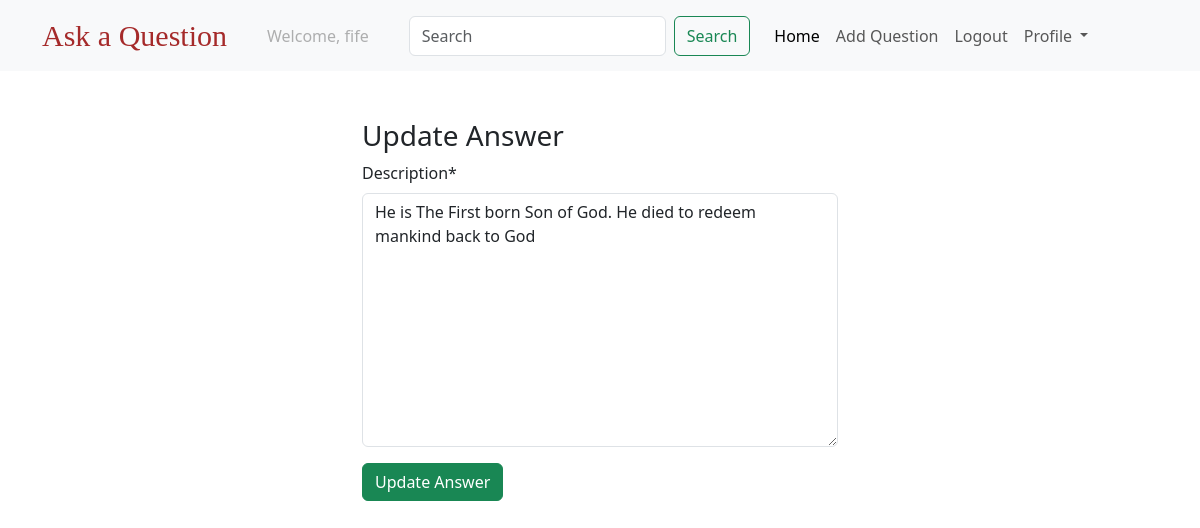
The page /answer/update/3/ (signed in) on the database its author committed.
### users/models.py (models this page shows)
class CustomUser(AbstractUser):
    pass

### questions/models.py (models this page shows, shortened)
class Answer(models.Model):
    created_at = models.DateTimeField(auto_now_add=True)
    description = models.TextField()
    question = models.ForeignKey(Question, on_delete=models.CASCADE,
                                 related_name="answers")
    author = models.ForeignKey(settings.AUTH_USER_MODEL,
                               on_delete=models.CASCADE)

### questions/views.py (the view)
# urls.py: path('answer/update/<int:id>/', update_answer, name='update_answer'),
def update_answer(request, id):
    answer = get_object_or_404(Answer, id=id)
    form = AnswerUpdateForm(request.POST or None, instance=answer)
    if form.is_valid():
        form.save()
        return redirect('qdetails', slug=answer.question.slug)
    return render(request, 'update_question.html', {"form": form})

### questions/forms.py
class AnswerUpdateForm(forms.ModelForm):
    class Meta:
        model = Answer
        fields = ['description']

### templates/update_question.html (shortened to what this page needs)
{% extends 'base.html' %}
{% load crispy_forms_tags%}
{% block body %}
    <div class="container mt-5 update-style">
        <h3>Update Answer</h3>
        <form action="" method="post" novalidate>
            {{form | crispy}}
            <input type="submit" value="Update Answer" class="btn btn-success">
        </form>
    </div>
{% endblock  %}

### templates/navbar.html (shortened to what this page needs)
<nav class="navbar navbar-expand-lg bg-body-tertiary">
    <div class="container">
      <a class="navbar-brand text-style" href="#">Ask a Question</a>
      <div class="collapse navbar-collapse" id="navbarSupportedContent">
        <ul class="navbar-nav me-auto mb-2 mb-lg-0">
            {% if request.user.is_authenticated %}
            <li class="nav-item mx-3">
                <a class="nav-link disabled">Welcome, {{request.user.username}}</a>
            </li>
            <form class="d-flex mx-3" role="search">
              <input class="form-control me-2" type="search" placeholder="Search" aria-label="Search">
              <button class="btn btn-outline-success" type="submit">Search</button>
            </form>
          <li class="nav-item">
            <a class="nav-link active" aria-current="page" href="{% url 'qlist' %}">Home</a>
          </li>
          <li class="nav-item">
            <a class="nav-link" href="{% url 'create_question' %}">Add Question </a>
          </li>
          <li class="nav-item">
            <a class="nav-link" href="{% url 'logout' %}">Logout </a>
          </li>
          <li class="nav-item dropdown">
            <a class="nav-link dropdown-toggle" href="#" role="button" data-bs-toggle="dropdown" aria-expanded="false">
              Profile
            </a>
          </li>
        </ul>
      </div>
    </div>
  </nav>

### templates/navbar.html (style rules this page uses)
.text-style { font-size: 30px !important; font-family: fantasy !important; color: brown !important; }

### templates/update_question.html (style rules this page uses)
.update-style { width: 500px; height: auto; }

### rows shown on the page
CustomUser: user.username "fife"
Answer: description "He is The First born Son of God. He died to redeem mankind back to God"
